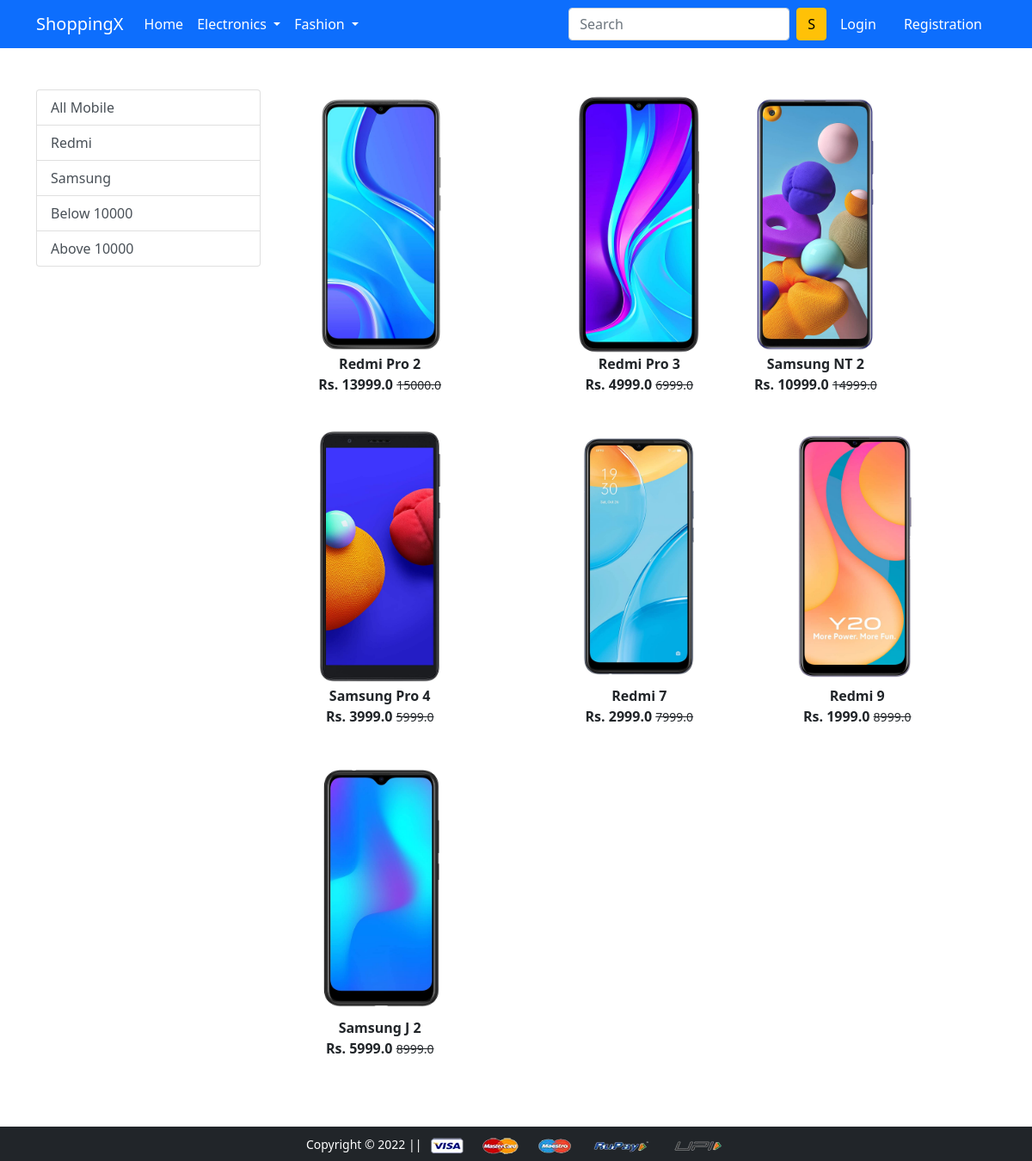
/mobile/, run on the app's committed database.
### app/models.py (models this page shows, shortened)
class Product(models.Model):
 title = models.CharField(max_length=100)
 selling_price = models.FloatField()
 discounted_price = models.FloatField()
 description = models.TextField()
 brand = models.CharField(max_length=100)
 category = models.CharField( choices=CATEGORY_CHOICES, max_length=2)
 product_image = models.ImageField(upload_to='productimg')

### app/views.py (the view)
# urls.py: path('mobile/', views.mobile, name='mobile'),
def mobile(request, data=None):
	totalitem = 0
	if request.user.is_authenticated:
		totalitem = len(Cart.objects.filter(user=request.user))
	if data==None :
			mobiles = Product.objects.filter(category='M')
	elif data == 'Redmi' or data == 'Samsung':
			mobiles = Product.objects.filter(category='M').filter(brand=data)
	elif data == 'below':
			mobiles = Product.objects.filter(category='M').filter(discounted_price__lt=10000)
	elif data == 'above':
			mobiles = Product.objects.filter(category='M').filter(discounted_price__gt=10000)
	return render(request, 'app/mobile.html', {'mobiles':mobiles, 'totalitem':totalitem})

### app/templates/app/mobile.html (shortened to what this page needs)
{% extends 'app/base.html' %}
{% load static %}
{% block main-content %}
<div class="container my-5">
 <div class="row">
  <div class="col-sm-3">
   <div class="list-group">
     <a href="{% url 'mobile' %}" class="list-group-item list-group-item-action" aria-current="true">All Mobile</a>
     <a href="{% url 'mobiledata' 'Redmi'  %}" class="list-group-item list-group-item-action" aria-current="true">Redmi</a>
     <a href="{% url 'mobiledata' 'Samsung'  %}" class="list-group-item list-group-item-action">Samsung</a>
     <a href="{% url 'mobiledata' 'below'  %}" class="list-group-item list-group-item-action">Below 10000</a>
     <a href="{% url 'mobiledata' 'above'  %}" class="list-group-item list-group-item-action">Above 10000</a>
   </div>
  </div>
  <div class="col-sm-8">
   <div class="row">
    {% for product in mobiles %}
     <div class="col-sm-4 text-center mb-4">
      <a href="{% url 'product-detail' product.id %}" class="btn">
       <div class="item">
        <img src="{{product.product_image.url}}" alt="" height="300" class="">
        <div class="fw-bold">{{product.title}}</div>
        <div class="fw-bold">Rs. {{product.discounted_price}} <small class="fw-light text-decoration-line-through">{{product.selling_price}}</small></div>
       </div>
      </a>
     </div>
    {% endfor %}
   </div>
  </div>
 </div>
</div>
{% endblock main-content %}

### app/templates/app/base.html (shortened to what this page needs)
<!doctype html>
{% load static %}
<html lang="en">
  <head>
    <link href="https://cdn.jsdelivr.net/npm/bootstrap@5.0.0-beta1/dist/css/bootstrap.min.css" rel="stylesheet">
    <link rel="stylesheet" href="{% static 'app/css/owl.carousel.min.css' %}">
    <link rel="stylesheet" href="{% static 'app/css/all.min.css' %}">
    <link rel="stylesheet" href="{% static 'app/css/style.css' %}">
  </head>
  <body>
    <nav class="navbar navbar-expand-lg navbar-dark bg-primary">
     <div class="container">
       <a class="navbar-brand" href="/">ShoppingX</a>
       <div class="collapse navbar-collapse" id="navbarSupportedContent">
         <ul class="navbar-nav me-auto mb-2 mb-lg-0">
           <li class="nav-item">
             <a class="nav-link active" aria-current="page" href="/">Home</a>
           </li>
           <li class="nav-item dropdown">
             <a class="nav-link dropdown-toggle text-white" href="#" id="electronicsDropdown" role="button" data-bs-toggle="dropdown" aria-expanded="false">
               Electronics
             </a>
           </li>
           <li class="nav-item dropdown">
             <a class="nav-link dropdown-toggle text-white" href="#" id="fashionDropdown" role="button" data-bs-toggle="dropdown" aria-expanded="false">
               Fashion
             </a>
           </li>
         </ul>
         <form class="d-flex">
           <input class="form-control me-2" type="search" placeholder="Search" aria-label="Search">
           <button class="btn btn-warning" type="submit">S</button>
         </form>
         <div>
          <ul class="navbar-nav me-auto mb-2 mb-lg-0">
          {% if request.user.is_authenticated %}
           <li class="nav-item dropdown mx-2">
              <a class="nav-link dropdown-toggle text-white" href="#" id="profileDropdown" role="button" data-bs-toggle="dropdown" aria-expanded="false">
                {{request.user.username|capfirst}}
              </a>
              <ul class="dropdown-menu" aria-labelledby="profileDropdown">
                <li><a class="dropdown-item" href="{% url 'profile' %}">Profile</a></li>
                <li><a class="dropdown-item" href="{% url 'orders' %}">Orders</a></li>
                <li><a class="dropdown-item" href="{% url 'passwordchange' %}">Change Password</a></li>
                <li><a class="dropdown-item" href="{% url 'logout' %}">Logout</a></li>
              </ul>
            </li>
            <li class="nav-item mx-2">
              <a href="{% url 'showcart' %}" class="nav-link text-white"><span class="badge bg-danger">{{totalitem}}</span> Cart </a>
            </li>
            {% else %}
            <li class="nav-item mx-2">
             <a href="{% url 'login' %}" class="nav-link text-white">Login</a>
            </li>
            <li class="nav-item mx-2">
             <a href="{% url 'customerregistration' %}" class="nav-link text-white">Registration</a>
            </li>
            {% endif %}
          </ul>
         </div>
       </div>
     </div>
    </nav>
    {% block main-content %} {% endblock main-content %}
    <footer class="container-fluid bg-dark text-center p-2 mt-5">
        <small class="text-white">Copyright &copy; 2022 || </small>
        <img src="{% static 'app/images/payment.png' %}" alt="" srcset="" class="img-fluid" height="2px">
    </footer>
  </body>
</html>

### data on the page
Product: product_image (picture), title "Redmi Pro 2", discounted_price "13999.0", selling_price "15000.0"
Product: product_image (picture), title "Redmi Pro 3", discounted_price "4999.0", selling_price "6999.0"
Product: product_image (picture), title "Samsung NT 2", discounted_price "10999.0", selling_price "14999.0"
Product: product_image (picture), title "Samsung Pro 4", discounted_price "3999.0", selling_price "5999.0"
Product: product_image (picture), title "Redmi 7", discounted_price "2999.0", selling_price "7999.0"
Product: product_image (picture), title "Redmi 9", discounted_price "1999.0", selling_price "8999.0"
Product: product_image (picture), title "Samsung J 2", discounted_price "5999.0", selling_price "8999.0"
